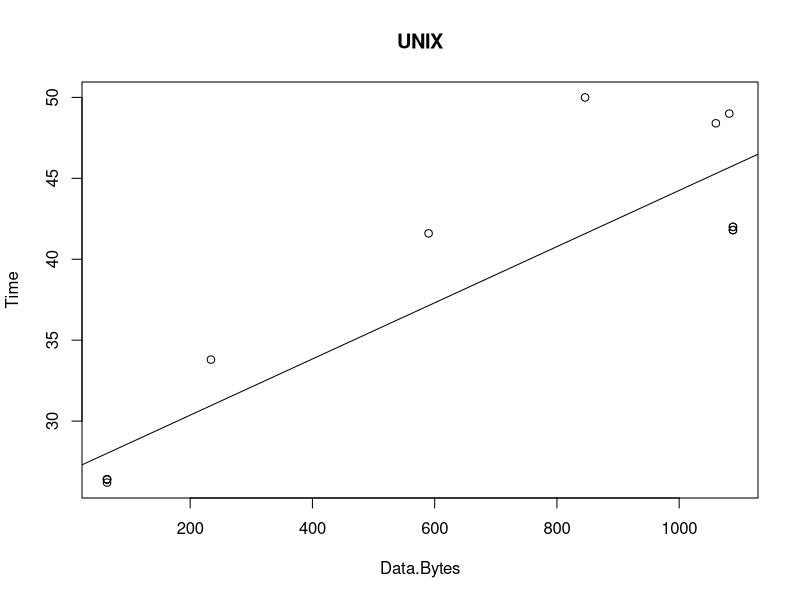
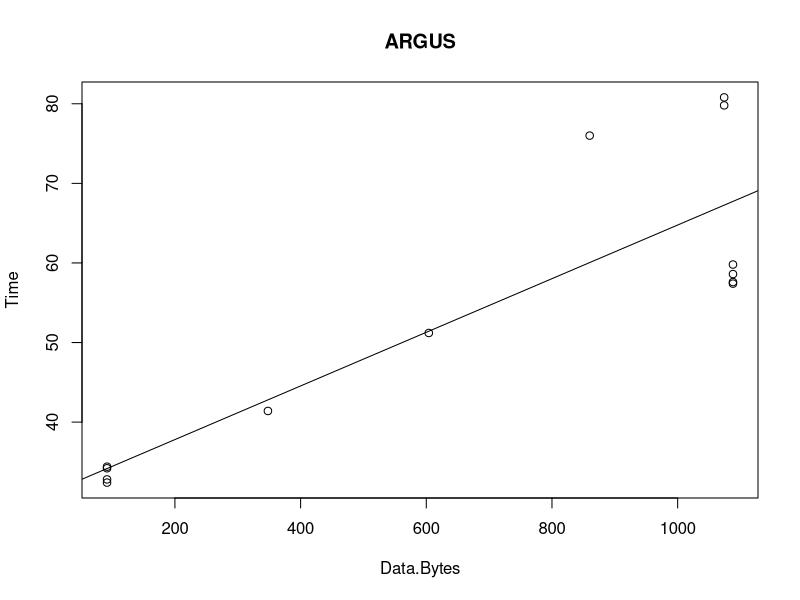
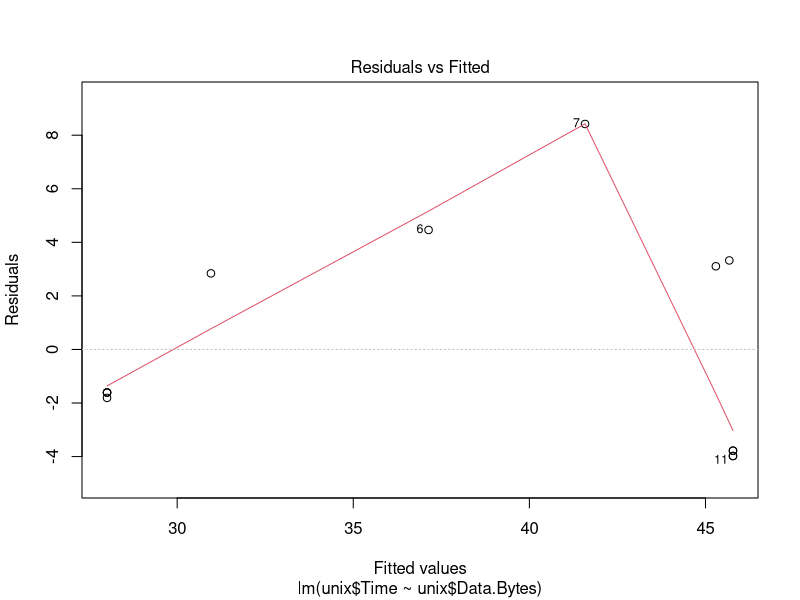
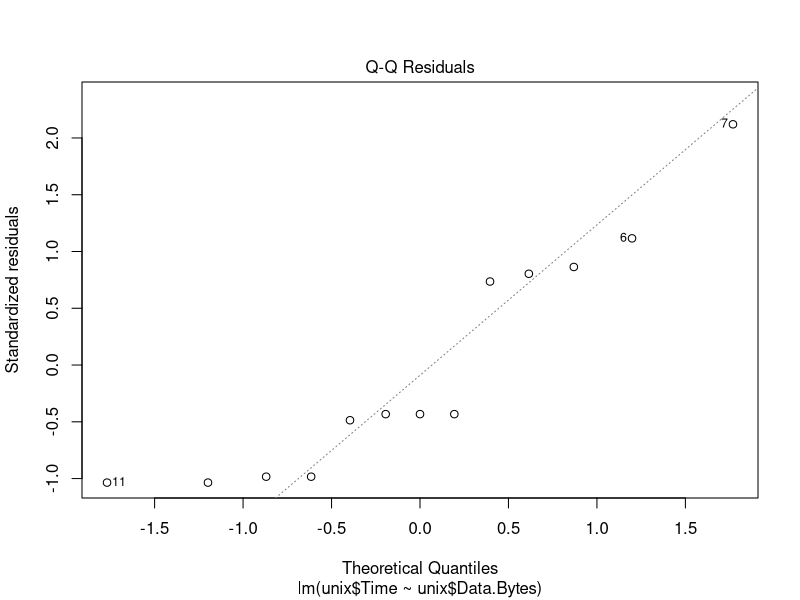
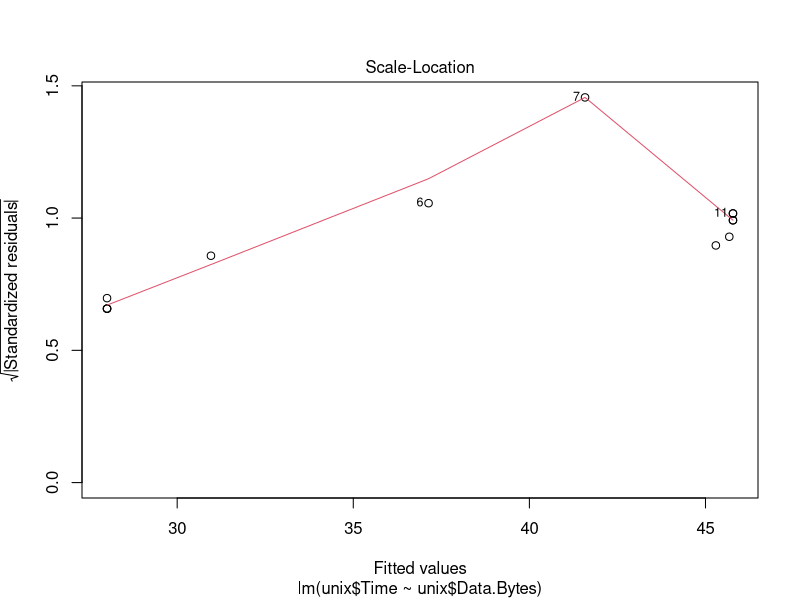
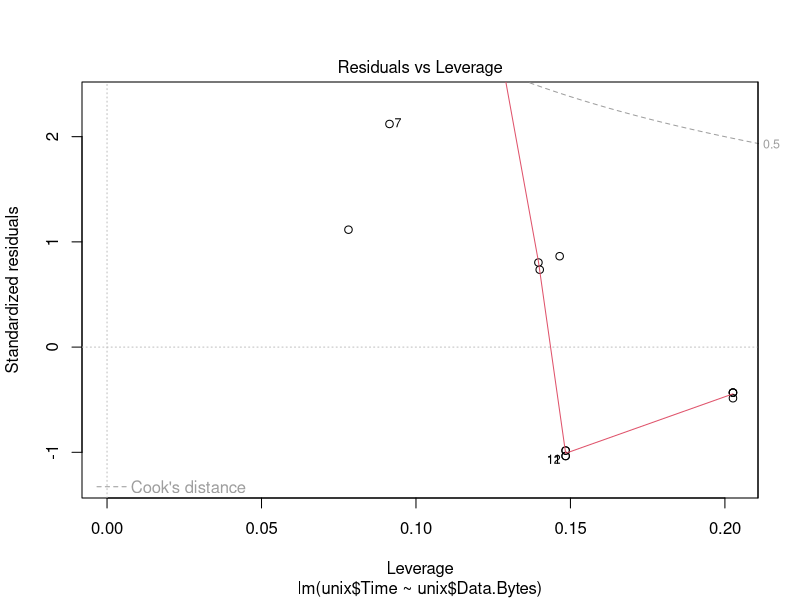
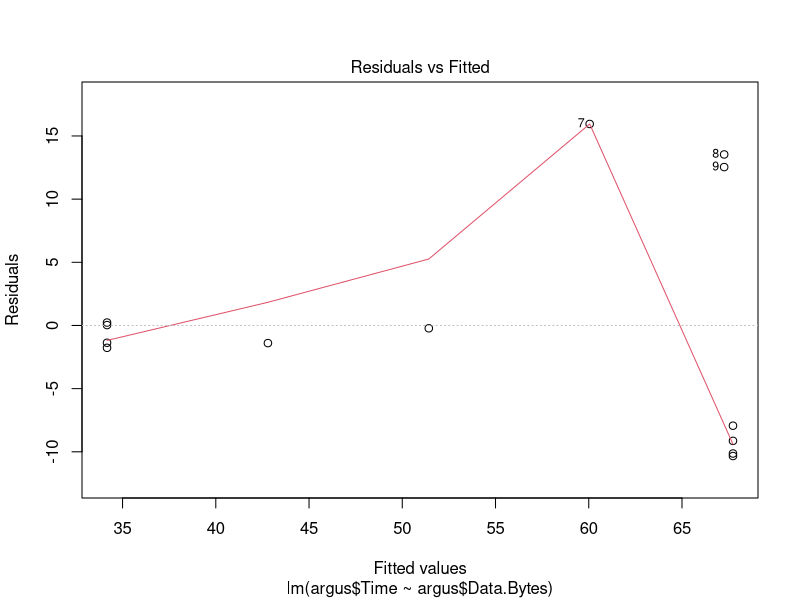
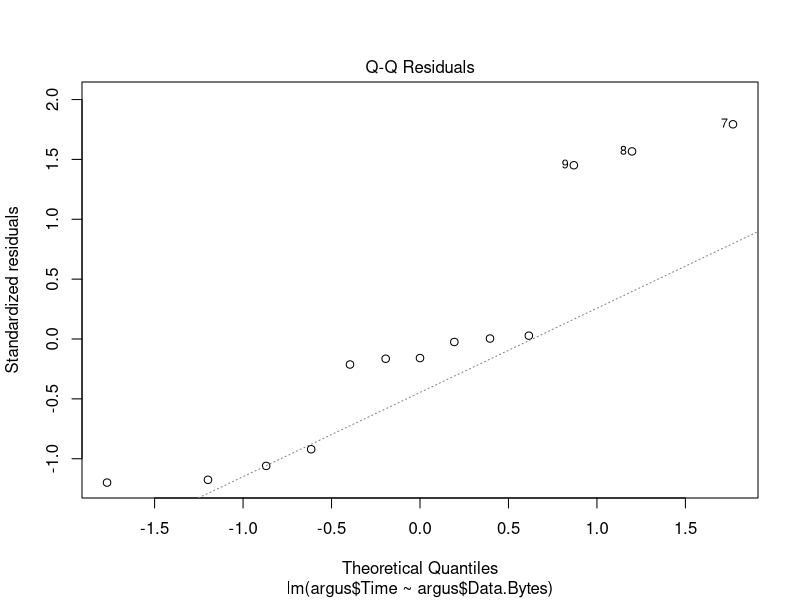

These figures' R source, in order:
## IMPORT DATA ##
unix<-read.csv("UNIX.csv")
argus<-read.csv("ARGUS.csv")

## LINEAR REGRESSION ##
unixLM<-lm(unix$Time~unix$Data.Bytes)
argusLM<-lm(argus$Time~argus$Data.Bytes)

## Question 1 ##
coef(unixLM)
coef(argusLM)

## Question 2 ##
plot(unix, main="UNIX")
abline(unixLM)
plot(argus, main="ARGUS")
abline(argusLM)

## Question 4 ##
summary(unixLM)
summary(argusLM)

## Question 5 ##
summary(unixLM)$r.squared
summary(argusLM)$r.squared

## Question 6 ##
plot(unixLM)
plot(argusLM)
plot(cooks.distance(unixLM))
plot(cooks.distance(argusLM))


